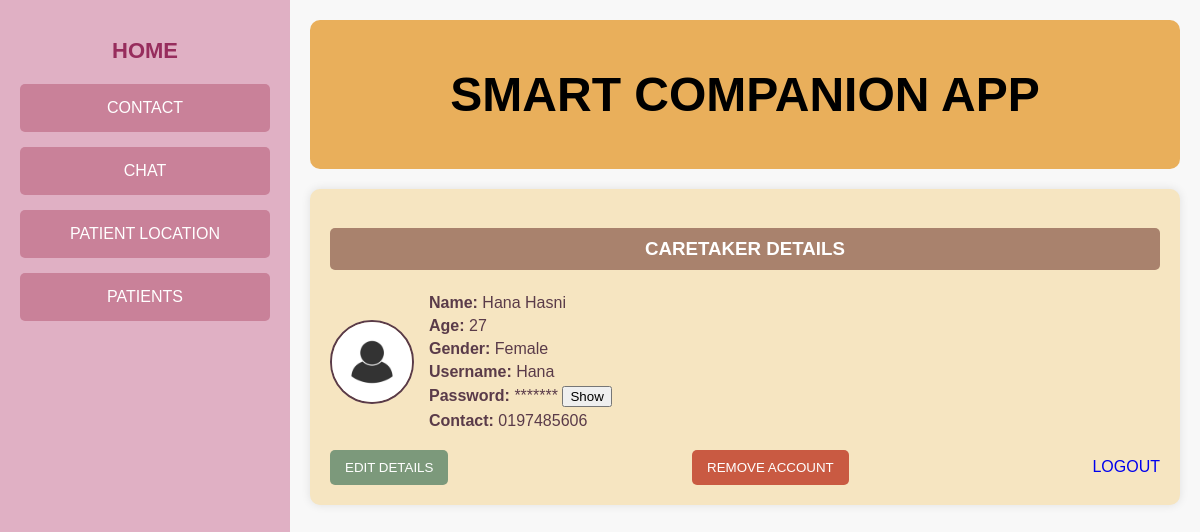
The app's page /careprofile (signed in) with its own data.
### tables this page shows
CREATE TABLE caretaker (
            id INTEGER PRIMARY KEY AUTOINCREMENT,
            name TEXT NOT NULL,
            age TEXT NOT NULL,
            gender TEXT NOT NULL,
            username TEXT NOT NULL,
            password TEXT NOT NULL,
            ph_num TEXT NOT NULL
        );

### app.py (the view)
@app.route("/careprofile",  methods=["GET", "POST"])
def careprofile():
    db = get_db()
    cursor = db.cursor()
    care_id = session.get('care_id')
    str_care_id = str(care_id)
    if not care_id:
        return redirect(url_for('login'))
    cursor.execute('SELECT * FROM caretaker WHERE id = ?',(care_id,))
    caretaker = cursor.fetchone()
    db.close()
    with open("static/img_log/caretaker/"+ str_care_id + ".txt", "r") as file:
        image_name = str(file.read())
        image_url= url_for('static', filename='uploads/'+ image_name )
    return render_template("Caretaker/c_profile.html", caretaker=caretaker, image_url=image_url, image_name=image_name)

### app.py (called while the page is built)
def get_db():
    if 'db' not in g:
        g.db = sqlite3.connect('project.db')
        g.db.row_factory = sqlite3.Row
    return g.db

### templates/Caretaker/c_profile.html (shortened to what this page needs)
<!DOCTYPE html>
<html lang="en">
<head>
    <link rel="stylesheet" href="static/profile.css">
</head>
<body>
    <div class="container">
        <div class="sidebar">
            <a href="{{ url_for('caretaker') }}"><h2>HOME</h2></a>
            <a href="{{ url_for('contactcare') }}"><button class="nav-btn">CONTACT</button></a>
            <a href="{{ url_for('chatcare') }}"><button class="nav-btn">CHAT</button></a>
            <a href="{{ url_for('locationcare') }}"><button class="nav-btn">PATIENT LOCATION</button></a>
            <a href="{{ url_for('patientscare') }}"><button class="nav-btn">PATIENTS</button></a>
        </div>
        <div class="profile-section">
            <div class="header">
                <h1>SMART COMPANION APP</h1>
            </div>
            <div class="profile-card">
                <h3>CARETAKER DETAILS</h3>
                 <div class="profile-content">
                    <img src="{{ image_url }}" alt="Profile Picture" class="profile-img">
                    <div class="profile-details">
                        <p><strong>Name:</strong> {{ caretaker['name'] }}</p>
                        <p><strong>Age:</strong> {{ caretaker['age'] }}</p>
                        <p><strong>Gender:</strong> {{ caretaker['gender'] }}</p>
                        <p><strong>Username:</strong> {{ caretaker['username'] }}</p>
                        <p>
                            <strong>Password:</strong>
                            <span id="password" data-password="{{ caretaker['password'] }}"  type="password">*******</span>
                            <button onclick="togglePassword()">Show</button>
                        </p>
                        <p><strong>Contact:</strong> {{ caretaker['ph_num'] }}</p>
                    </div>
                </div>
                <div class="buttons">
                    <button class="edit-btn" onclick="openPopup()">EDIT DETAILS</button>
                    <button class="remove-btn"  onclick="OpenPopup()">REMOVE ACCOUNT</button>
                    <a href="{{ url_for('logout') }}">LOGOUT</a>
                </div>
            </div>
        </div>
    </div>
</body>
</html>

### static/profile.css (style rules this page uses)
body { font-family: Arial, sans-serif; background-color: #f8f8f8; margin: 0; padding: 0; }
.container { display: flex; height: 100vh; }
.sidebar { width: 250px; background-color: #e0b0c4; padding: 20px; text-align: center; }
a { text-decoration: none; }
.sidebar h2 { color: #972d5d; font-size: 22px; margin-bottom: 20px; font-weight: bold; text-decoration: none; transition: color 0.3s ease; }
.nav-btn { display: block; width: 100%; padding: 15px; margin-bottom: 15px; background-color: #c98199; border: none; color: white; font-size: 16px; cursor: pointer; border-radius: 5px; }
.profile-section { flex-grow: 1; padding: 20px; }
.header { background-color: #e9af5b; padding: 15px; text-align: center; font-size: 24px; font-weight: bold; border-radius: 10px; }
.profile-card { background-color: #f6e5c1; padding: 20px; border-radius: 10px; margin-top: 20px; box-shadow: 0 0 10px rgba(0, 0, 0, 0.1); }
.profile-card h3 { background-color: #a9826d; color: white; text-align: center; padding: 10px; border-radius: 5px; }
.profile-content { display: flex; align-items: center; margin-top: 15px; }
.profile-img { width: 80px; height: 80px; border-radius: 50%; margin-right: 15px; border: 2px solid #5a3b49; }
.profile-details p { font-size: 16px; color: #5a3b49; margin: 5px 0; }
.buttons { display: flex; justify-content: space-between; align-items: center; margin-top: 15px; }
.edit-btn { background-color: #7c997b; color: white; padding: 10px 15px; border: none; border-radius: 5px; cursor: pointer; }
.remove-btn { background-color: #c95a42; color: white; padding: 10px 15px; border: none; border-radius: 5px; cursor: pointer; }

### records on screen
caretaker: name "Hana Hasni", age "27", gender "Female", username "Hana", ph_num "0197485606"
